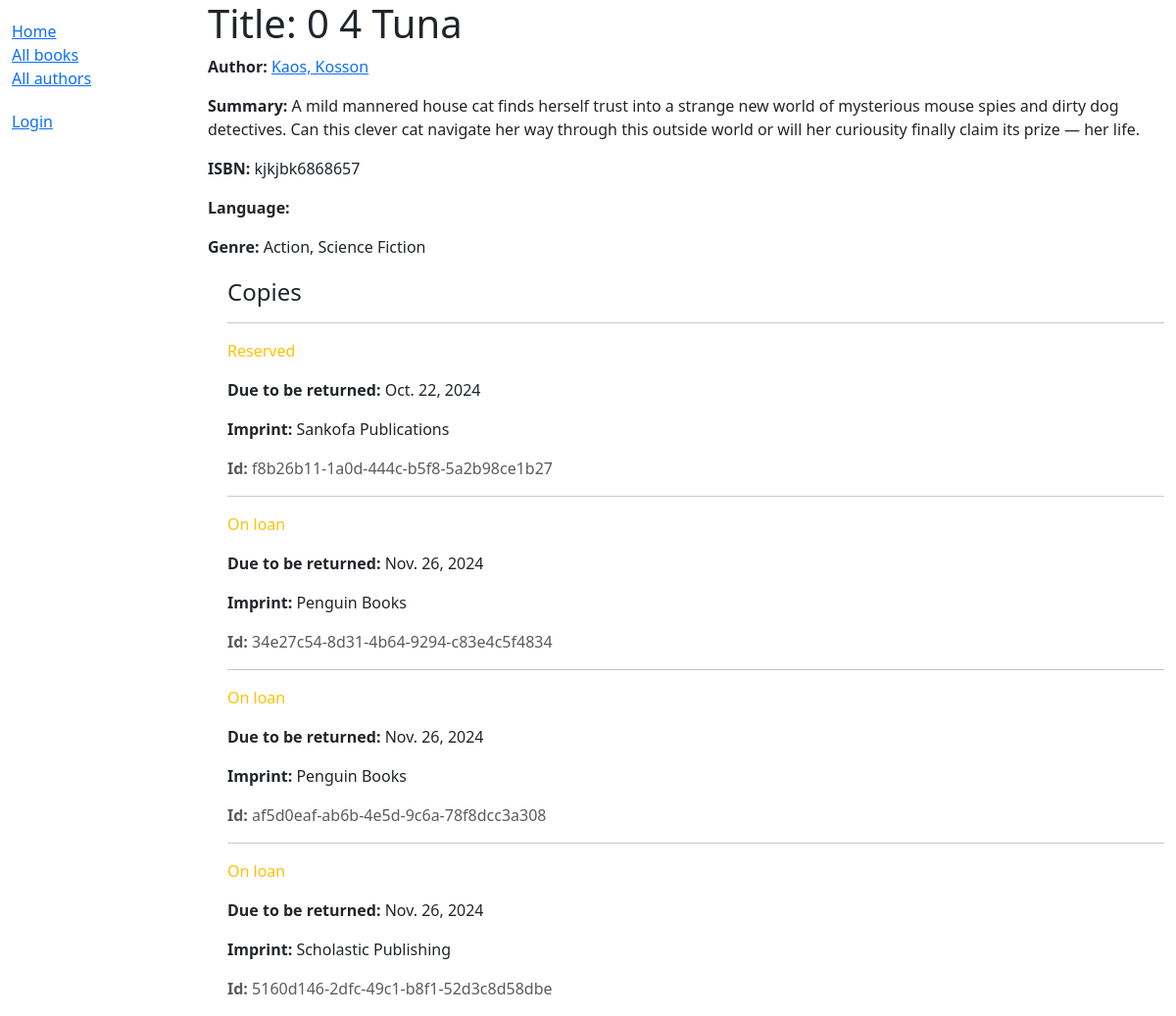
/catalog/book/3, run on the app's committed database.
### catalog/models.py (models this page shows, shortened)
class Book(models.Model):
    title = models.CharField(max_length=200)
    author = models.ForeignKey('Author', on_delete=models.RESTRICT, null=True)
    summary = models.TextField(
        max_length=1000, help_text="Enter a brief description of the book")
    isbn = models.CharField('ISBN', max_length=13,
                            unique=True,
                            help_text='13 Character <a href=\
                                "https://www.isbn-international.org/content/what-isbn'
                                      '">ISBN number</a>')
    genre = models.ManyToManyField(
        Genre, help_text="Select a genre for this book")
    def display_genre(self):
        """Create a string for the Genre. This is required to display genre in Admin."""
        return ', '.join(genre.name for genre in self.genre.all()[:3])
    display_genre.short_description = 'Genre'

class Author(models.Model):
    first_name = models.CharField(max_length=100)
    last_name = models.CharField(max_length=100)
    date_of_birth = models.DateField(null=True, blank=True)
    date_of_death = models.DateField('died', null=True, blank=True)
    def __str__(self):
        return f'{self.last_name}, {self.first_name}'
    class Meta:
        ordering = ['last_name', 'first_name']

class Genre(models.Model):
    name = models.CharField(
        max_length=200,
        unique=True,
        help_text="Enter a book genre (e.g. Science Fiction, French Poetry etc.)"
    )
    def __str__(self):
        return self.name
    class Meta:
        constraints = [
            UniqueConstraint(
                Lower('name'),
                name='genre_name_case_insensitive_unique',
                violation_error_message='A genre with the same name already exists.\
                    (case insensitive match)'
            )
        ]

class BookInstance(models.Model):
    id = models.UUIDField(primary_key=True, default=uuid.uuid4,
                          help_text="Unique ID for this particular book across whole library")
    book = models.ForeignKey('Book', on_delete=models.RESTRICT, null=True)
    imprint = models.CharField(max_length=200)
    due_back = models.DateField(null=True, blank=True)
    borrower = models.ForeignKey(settings.AUTH_USER_MODEL, on_delete=models.SET_NULL, null=True, blank=True)
    LOAN_STATUS = (
        ('m', 'Maintenance'),
        ('o', 'On loan'),
        ('a', 'Available'),
        ('r', 'Reserved'),
    )
    status = models.CharField(
        max_length=1,
        choices=LOAN_STATUS,
        blank=True,
        default='m',
        help_text='Book availability',
    )
    class Meta:
        ordering = ['due_back']
        permissions = (("can_mark_returned", "Set book as returned"),)
    def display_status(self):
        """String representing the status of the book instance. in admin page"""
        return f'{self.status}'
    display_status.short_description = 'Status'
    def display_expected_return_date(self):
        """String representing the expected return date of the book instance. in admin page"""
        return f'{self.due_back}'
    display_expected_return_date.short_description = 'Due Back'

### catalog/views.py (the view, shortened to what this page needs)
# urls.py: path('book/<int:pk>', views.BookDetailView.as_view(), name='book-detail'), # the pattern for this URL is useful for displaying detailed information about a particular book.
class BookDetailView(generic.DetailView):
    model = Book

### catalog/templates/catalog/book_detail.html
{% extends "base_generic.html" %} {% block content %}
<h1>Title: {{ book.title }}</h1>
<p><strong>Author:</strong> <a href="">{{ book.author }}</a></p>
<p><strong>Summary:</strong> {{ book.summary }}</p>
<p><strong>ISBN:</strong> {{ book.isbn }}</p>
<p><strong>Language:</strong> {{ book.language }}</p>
<p><strong>Genre:</strong> {{ book.genre.all|join:", " }}</p>
<div style="margin-left: 20px; margin-top: 20px">
  <h4>Copies</h4>
  {% for copy in book.bookinstance_set.all %}
  <hr />
  <p
    class="{% if copy.status == 'a' %}text-success{% elif copy.status == 'm' %}text-danger{% else %}text-warning{% endif %}"
  >
    {{ copy.get_status_display }}
  </p>
  {% if copy.status != 'a' %}
  <p><strong>Due to be returned:</strong> {{ copy.due_back }}</p>
  {% endif %}
  <p><strong>Imprint:</strong> {{ copy.imprint }}</p>
  <p class="text-muted"><strong>Id:</strong> {{ copy.id }}</p>
  {% endfor %}
</div>
{% endblock %}

### data on the page
Book: author "Kaos, Kosson", summary "A mild mannered house cat finds herself trust into a strange new world of mysterious mouse spies and dirty dog detectives. Can this clever cat navigate her way through this outside world or will her curiousity finally claim its prize — her life.", isbn "kjkjbk6868657", genre.all "Action, Science Fiction"
BookInstance: status "Reserved", due_back "Oct. 22, 2024", imprint "Sankofa Publications", id "f8b26b11-1a0d-444c-b5f8-5a2b98ce1b27"
BookInstance: status "On loan", due_back "Nov. 26, 2024", imprint "Penguin Books", id "34e27c54-8d31-4b64-9294-c83e4c5f4834"
BookInstance: status "On loan", due_back "Nov. 26, 2024", imprint "Penguin Books", id "af5d0eaf-ab6b-4e5d-9c6a-78f8dcc3a308"
BookInstance: status "On loan", due_back "Nov. 26, 2024", imprint "Scholastic Publishing", id "5160d146-2dfc-49c1-b8f1-52d3c8d58dbe"
